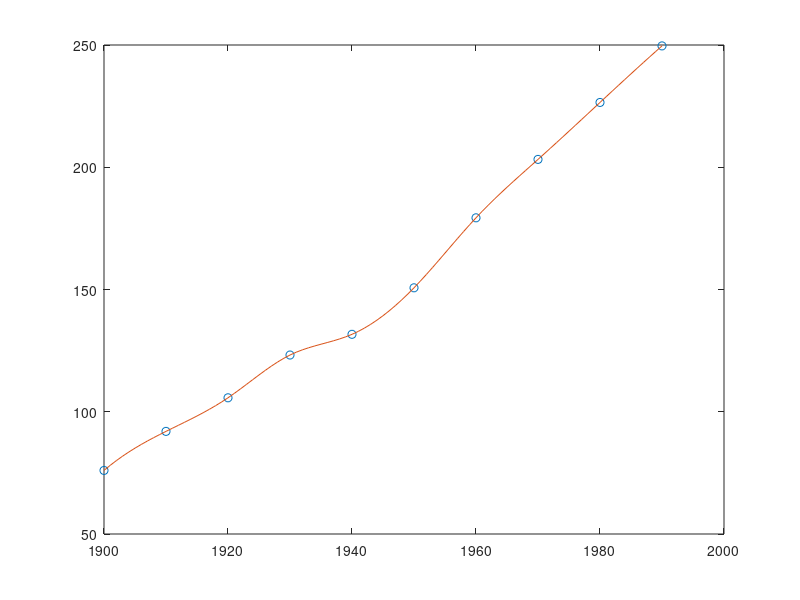

Write the MATLAB code that produced this figure.
a = 1900:10:1990;
p = [75.995 91.972 105.711 123.203 131.669 150.697 179.323 203.212 226.505 249.633];
sp = spline(a,p,1970)
xi = 1900:1:1990;
y = spline(a,p,xi);
plot(a,p,'o', xi,y, '-');
